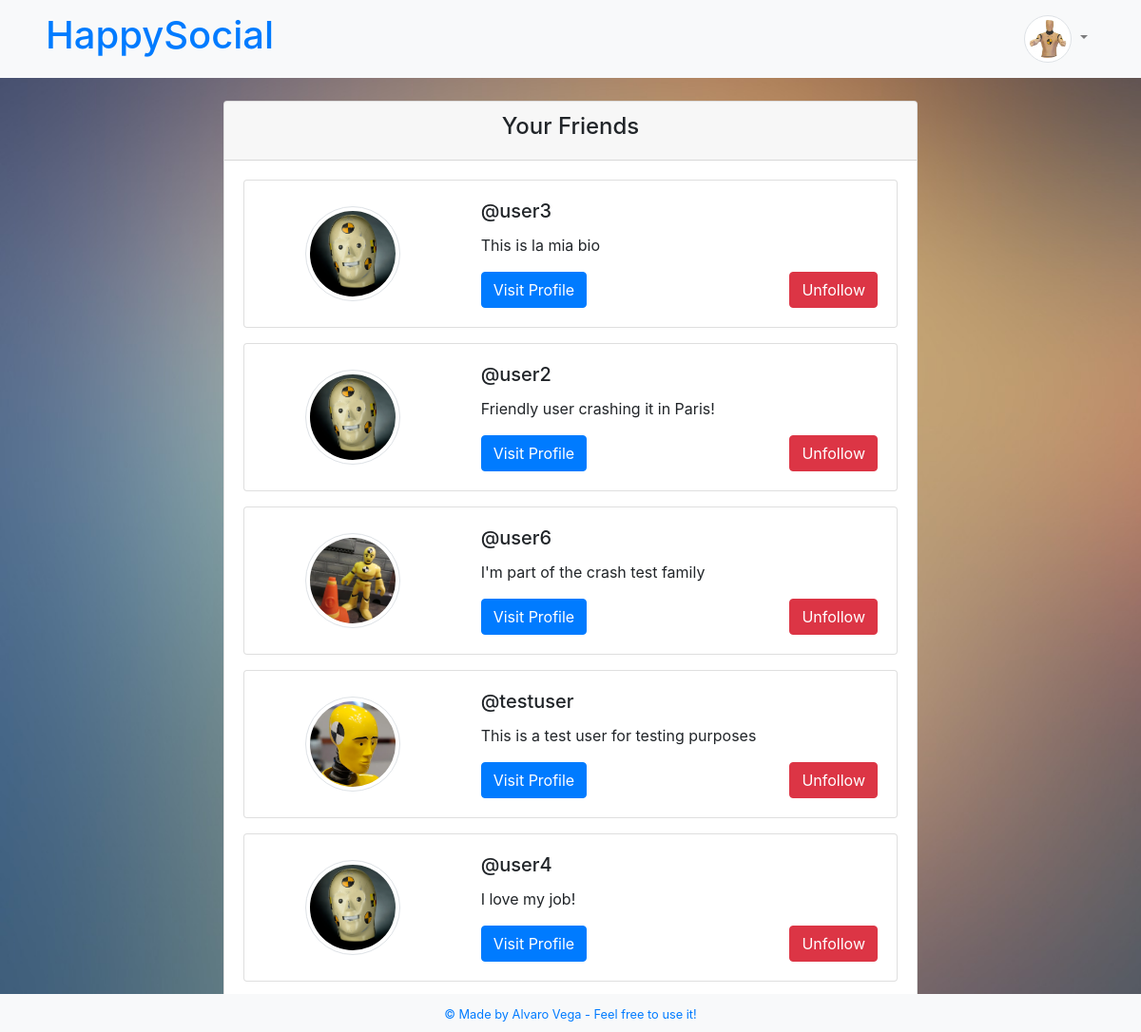
Page /friends (signed in) on the committed database.
### coreApp/models.py (models this page shows, shortened)
class Profile(models.Model):
    user = models.ForeignKey(User, on_delete=models.CASCADE)
    id_user = models.IntegerField()
    bio = models.TextField(max_length=500, blank=True)
    profileimg = models.ImageField(
        upload_to="profile_images", default="blank-profile-picture.jpg"
    )
    location = models.CharField(max_length=80, blank=True)

### coreApp/views.py (the view)
# urls.py: path("friends", views.friends, name="friends"),
@login_required(login_url="signin")
def friends(request):
    if request.user.is_staff:
        return redirect("admin:index")
    user_object = User.objects.get(username=request.user.username)
    friends = FollowersCount.objects.filter(follower=user_object.username)
    friends_list = []
    username_profile_list = []
    visitor_object = User.objects.get(username=request.user.username)
    visitor_profile = Profile.objects.get(user=visitor_object)
    for friend in friends:
        friends_list.append(friend.user)
    for ids in friends_list:
        user = User.objects.get(username=ids)
        profile_lists = Profile.objects.get(user=user.id)
        username_profile_list.append(profile_lists)
    return render(
        request,
        "friends.html",
        {
            "friends_list": username_profile_list,
            "user_object": user_object,
            "visitor_profile": visitor_profile,
        },
    )

### templates/friends.html (shortened to what this page needs)
{% extends 'base.html' %}
  {% block header %}
    {% include 'header.html' with user_profile=visitor_profile %}
  {% endblock %}
  {% block content %}
<div class="container mt-4">
    <div class="row justify-content-center">
        <div class="col-md-8">
            <div class="card">
                <div class="card-header">
                    <h4 class="text-center">Your Friends</h4>
                </div>
                <div class="card-body">
                    {% if friends_list %}
                    {% for friend in friends_list %}
                    <div class="card mb-3">
                        <div class="row no-gutters">
                            <div class="col-md-4 d-flex justify-content-center align-items-center">
                                <img src="{{ friend.profileimg.url }}" class="card-img img-thumbnail rounded-circle" alt="Profile Picture">
                            </div>
                            <div class="col-md-8">
                                <div class="card-body">
                                    <h5 class="card-title">@{{ friend.user }}</h5>
                                    <p class="card-text">{{ friend.bio }}</p>
                                    <div class="d-flex justify-content-between align-items-center">
                                        <a href="/profile/{{ friend.user }}" class="btn btn-primary">Visit Profile</a>
                                        <form method="POST" action="/unfollow/{{ friend.user }}" style="margin:0;">
                                            <button class="btn btn-danger">Unfollow</button>
                                        </form>
                                    </div>
                                </div>
                            </div>
                        </div>
                    </div>
                    {% endfor %}
                    {% else %}
                    <p>You don't have any friends yet!</p>
                    {% endif %}
                </div>
            </div>
        </div>
    </div>
</div>
{% endblock %}

### templates/header.html (shortened to what this page needs)
{% load static %}
<nav class="navbar navbar-expand-lg navbar-light bg-light px-5">
  <a class="navbar-brand" href="/"><h1 class="text-primary">HappySocial</h1></a>
  {% if user_profile %}
  <div class="collapse navbar-collapse" id="navbarNavDropdown">
    <ul class="navbar-nav ml-auto">
      <li class="nav-item dropdown">
        <a class="nav-link dropdown-toggle" href="#" id="navbarDropdownMenuLink" role="button"
          data-toggle="dropdown" aria-haspopup="true" aria-expanded="false">
          <img src="{{ user_profile.profileimg.url }}" alt="User Profile" class="img-thumbnail my-profile rounded-circle" style="height:50px; width: 50px;">
        </a>
      </li>
    </ul>
  </div>
  {% endif %}
</nav>

### rows in the picture
Profile: profileimg (picture)
Profile: profileimg (picture), user "user3", bio "This is la mia bio"
Profile: profileimg (picture), user "user2", bio "Friendly user crashing it in Paris!"
Profile: profileimg (picture), user "user6", bio "I'm part of the crash test family"
Profile: profileimg (placeholder picture), user "testuser", bio "This is a test user for testing purposes"
Profile: profileimg (picture), user "user4", bio "I love my job!"
